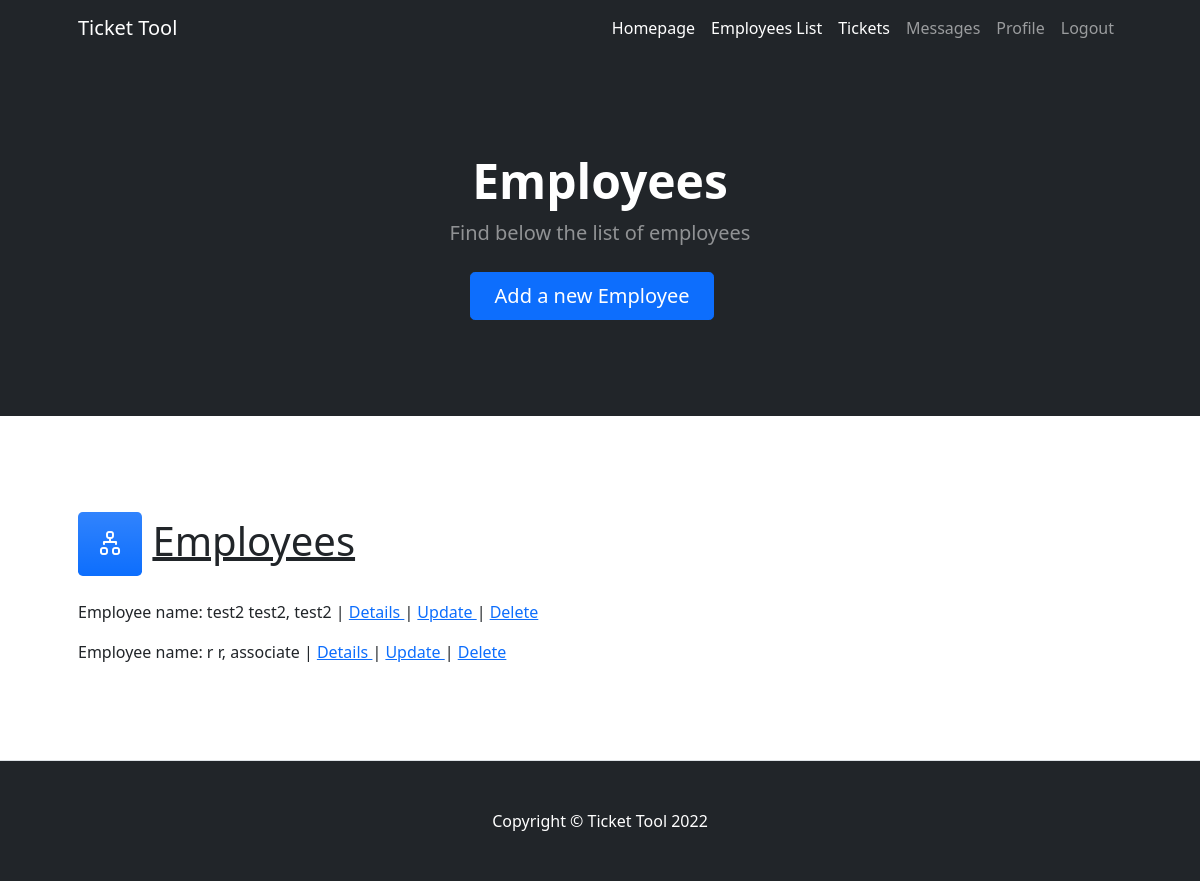
Before: /AppEmployees/employees/list (signed in) with the older database file.
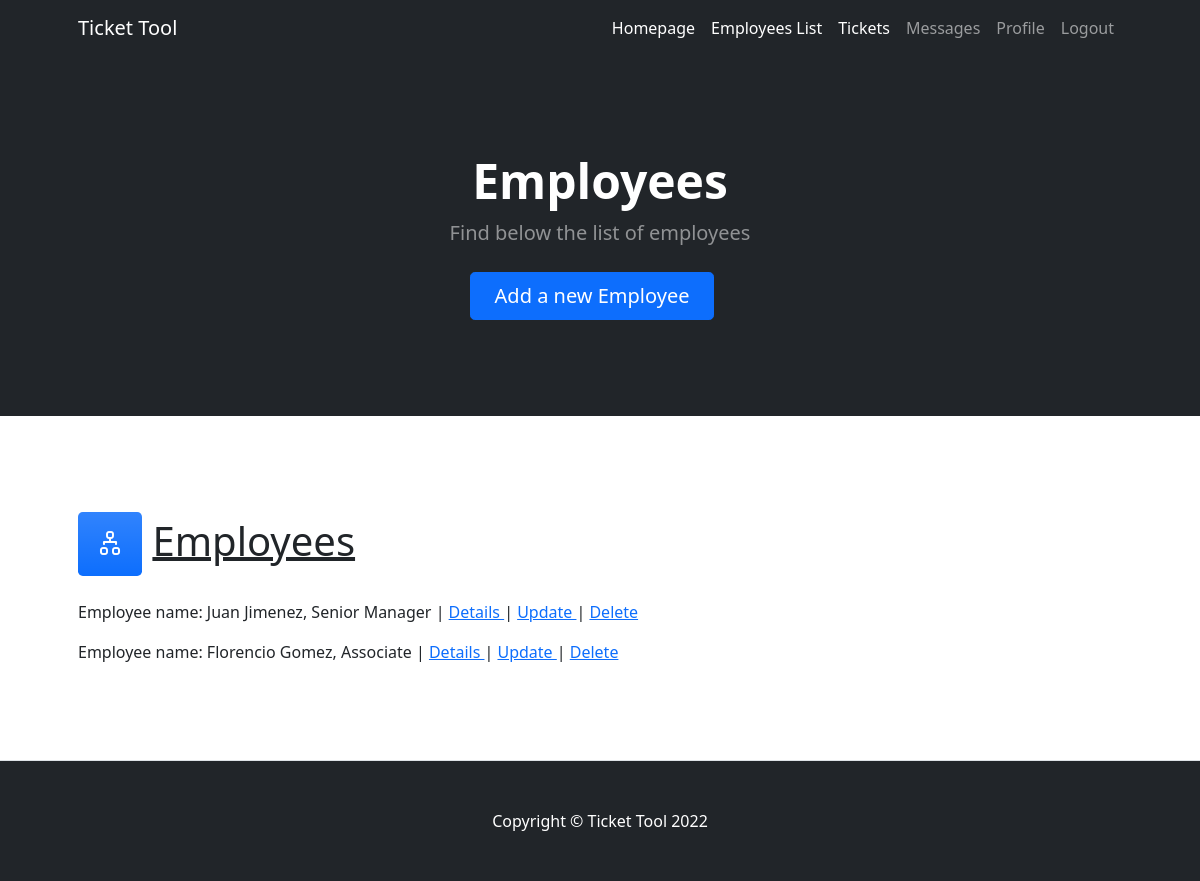
After: the same page with the newer database file.
### AppEmployees/models.py (models this page shows, shortened)
class Employee(models.Model):
    name=models.CharField(max_length=50)
    lastname=models.CharField(max_length=50)
    job_title=models.CharField(max_length=50)
    email=models.EmailField() #agregar leyenda de que el dominio es de la empresa
    workid=models.IntegerField() #agregar leyenda de que son 6 dígitos
    is_staff=0

### AppEmployees/views.py (the view)
# urls.py: path("employees/list",employees_list, name ='employee_list'),
@login_required
def employees_list(request):
    employess=Employee.objects.all()
    context={"employees":employess}
    return render(request, "appEmployees/Employees_list.html", context)

### AppEmployees/templates/AppEmployees/employees_list.html (shortened to what this page needs)
{% extends 'AppEmployees/Employees.html' %}
{% block header %}
<h1 class="display-5 fw-bolder text-white mb-2">Employees</h1>
<p class="lead text-white-50 mb-4">Find below the list of employees</p>
<div class="d-grid gap-3 d-sm-flex justify-content-sm-center">
    <a class="btn btn-primary btn-lg px-4 me-sm-3" href="{% url 'employee_create' %}">Add a new Employee</a>
{% endblock header %}
{% block content %}
<section class="py-5 border-bottom" id="features">
    <div class="container px-5 my-5">
    <h1><div class="feature bg-primary bg-gradient text-white rounded-3 mb-3"><i class="bi-diagram-2"></i></div>  <u>Employees</u></h1>
    {% for employee in employees %}
    <p> Employee name: {{employee.name}} {{employee.lastname}}, {{employee.job_title}} |
    <a href="{% url 'employee_details' employee.pk %}"> Details </a>  |
    <a href="{% url 'employee_update' employee.pk %}"> Update </a>  |
    <a href="{% url 'employee_delete' employee.pk %}">Delete </a>
        {% endfor %}
    </div>
</section>
{% endblock content %}

### AppEmployees/templates/AppEmployees/employees.html (shortened to what this page needs)
<!DOCTYPE html>
<html lang="en">
    <head>
    {% load static %}
        <link href="https://cdn.jsdelivr.net/npm/bootstrap-icons@1.4.1/font/bootstrap-icons.css" rel="stylesheet" />
        <link href="{% static 'css\styles.css' %}" rel="stylesheet" />
    </head>
    <body>
        <nav class="navbar navbar-expand-lg navbar-dark bg-dark">
            <div class="container px-5">
                <a class="navbar-brand" href="{% url 'homepage_employee' %}" style="font-weight: 100px;">Ticket Tool</a>
                <div class="collapse navbar-collapse" id="navbarSupportedContent">
                    <ul class="navbar-nav ms-auto mb-2 mb-lg-0">
                        <li class="nav-item"><a class="nav-link active" aria-current="page" href="{% url 'homepage_employee' %}">Homepage</a></li>
                        <li class="nav-item"><a class="nav-link active" aria-current="page" href="{% url 'employee_list' %}">Employees List</a></li>
                        <li class="nav-item"><a class="nav-link active" aria-current="page" href="{% url 'ticket_list_employees' %}">Tickets</a></li>
                        <li class="nav-item"><a class="nav-link" href="{% url 'employee_message_list' %}">Messages</a></li>
                        <li class="nav-item"><a class="nav-link" href="{% url 'employee_profile_user' %}">Profile</a></li>
                        <li class="nav-item"><a class="nav-link" href="{% url 'logout' %}">Logout</a></li>
                    </ul>
                </div>
            </div>
        </nav>
        <header class="bg-dark py-5">
            <div class="container px-5">
                <div class="row gx-5 justify-content-center">
                    <div class="col-lg-6">
                        <div class="text-center my-5">
                            {% block header %}{% endblock header %}
                            </div>
                        </div>
                    </div>
                </div>
            </div>
        </header>
        {% block content %}{% endblock content %}
        <footer class="py-5 bg-dark">
            <div class="container px-5"><p class="m-0 text-center text-white">Copyright &copy; Ticket Tool 2022</p></div>
        </footer>
    </body>
</html>

Changed rows visible on the page:
removed Employee: name "test2", lastname "test2", job_title "test2"
removed Employee: name "r", lastname "r", job_title "associate"
added Employee: name "Juan", lastname "Jimenez", job_title "Senior Manager"
added Employee: name "Florencio", lastname "Gomez", job_title "Associate"
